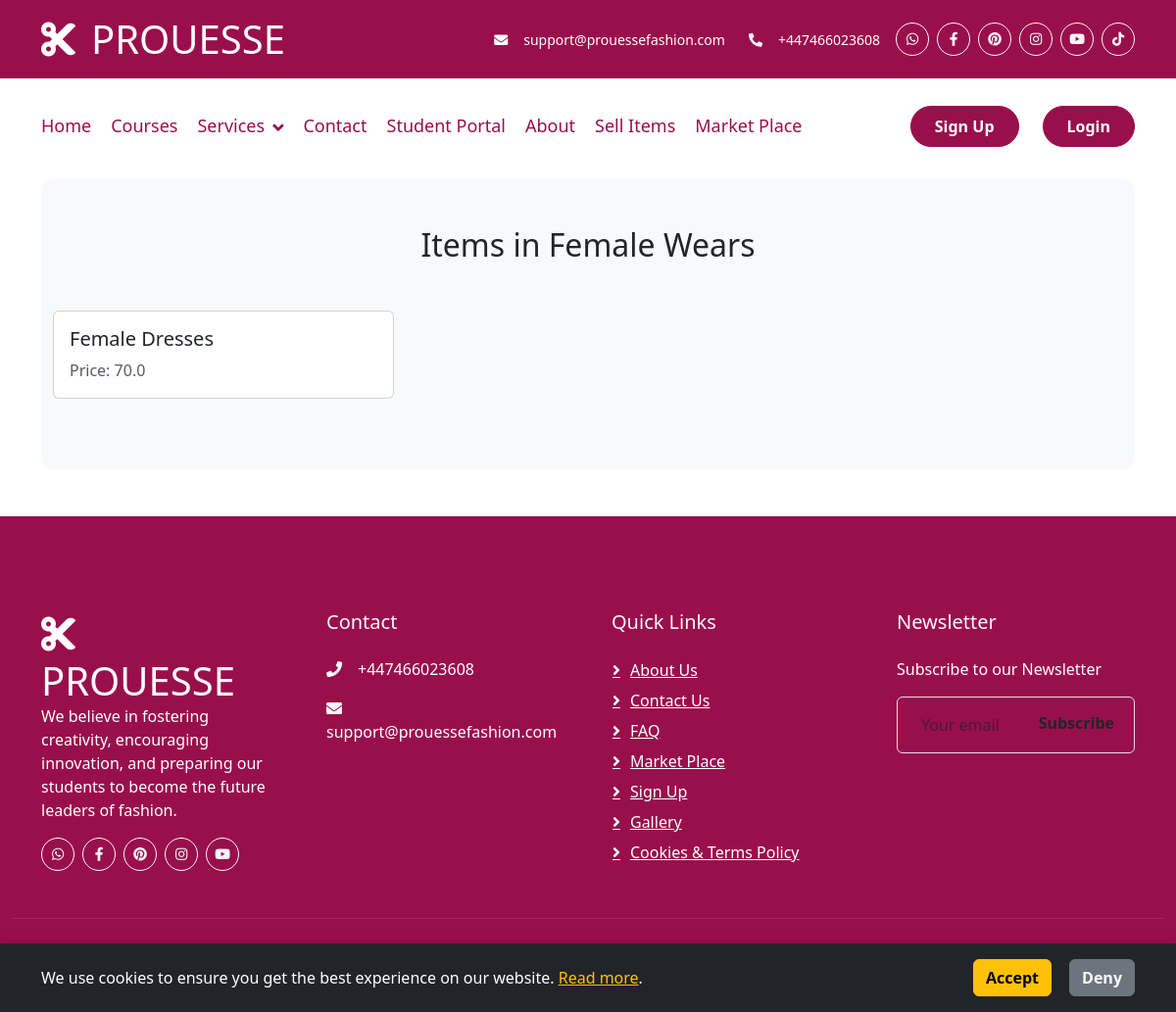
The app's page /category/2/ with its own data.
### item/models.py (models this page shows, shortened)
class Category(models.Model):
    name = models.CharField(max_length=255)
    class Meta:
        ordering = ('name',)
        verbose_name_plural = 'Categories'

class Item(models.Model):
    category = models.ForeignKey('Category', related_name='items', on_delete=models.CASCADE, default=1)
    name = models.CharField(max_length=255)
    description = models.TextField(default="", blank=True, null=True)
    price = models.FloatField(default=0)
    is_sold = models.BooleanField(default=False)
    created_at = models.DateTimeField(auto_now_add=True)
    created_by = models.ForeignKey(
        get_user_model(),
        related_name='items',
        on_delete=models.CASCADE,
        null=True,
        blank=True,
    )
    is_sale = models.BooleanField(default=False)
    sale_price = models.FloatField(default=0)

### core/views.py (the view)
# urls.py: path('category/<int:category_id>/', views.category_items, name='category_items'),
def category_items(request, category_id):
    category_obj = get_object_or_404(Category, pk=category_id)
    items = Item.objects.filter(category_id=category_id, is_sold=False)
    return render(request, 'core/category_items.html', {
        'category': category_obj,
        'items': items,
    })

### core/templates/core/category_items.html (shortened to what this page needs)
{% extends "core/base.html" %}
{% block content %}
    <div class="container mt-6 px-6 py-12 bg-light rounded-xl">
        <h2 class="mb-12 text-center">Items in {{ category.name }}</h2>
        <div class="row">
            {% for item in items %}
            <div class="col-md-4 mb-4">
                <a href="{% url 'item:detail' item.id %}" class="text-decoration-none text-dark">
                    <div class="card h-100">
                        <div class="card-body">
                            <h2 class="card-title h5">{{ item.name }}</h2>
                            <p class="card-text text-muted">Price: {{ item.price }}</p>
                        </div>
                    </div>
                </a>
            </div>
            {% endfor %}
        </div>
    </div>
{% endblock %}

### records on screen
Category: name "Female Wears"
Item: name "Female Dresses", price "70.0"
